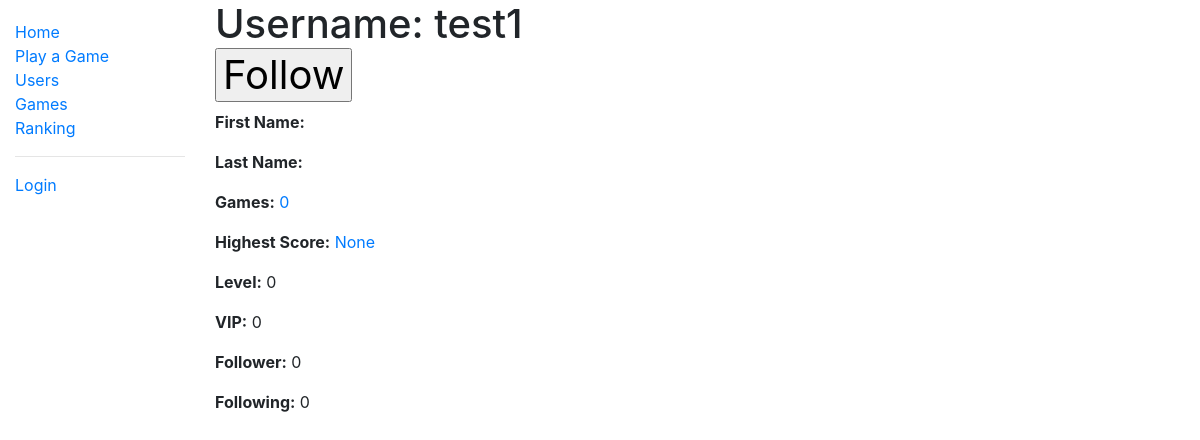
The app's page /two_zero_four_eight/user/1 with its own data.
### two_zero_four_eight/models.py (models this page shows, shortened)
class User(AbstractUser):
    game_played = models.IntegerField(verbose_name='Number of Games Played', default=0)
    highest_score = models.PositiveIntegerField(verbose_name='Highest Score', null=True, blank=True)
    fastest_solve = models.PositiveIntegerField(verbose_name='Fastest Solve', null=True, blank=True)
    experience = models.IntegerField(verbose_name='Experience', default=0)
    money_deposited = models.IntegerField(verbose_name='Money Deposited', default=0)
    num_follower = models.IntegerField(verbose_name='Followers', default=0)
    num_following = models.IntegerField(verbose_name='Followings', default=0)
    class Meta:
        ordering = ['date_joined']
    @property
    def level(self):
        return binary_search(number=self.experience, array=experience_table)
    @property
    def vip_level(self):
        return binary_search(number=self.money_deposited, array=vip_table)

### two_zero_four_eight/views.py (the view)
# urls.py: path('user/<int:pk>', views.UserDetailView.as_view(), name='user-detail'),
class UserDetailView(generic.DetailView):
    model = User
    context_object_name = 'user_detail'

### two_zero_four_eight/models.py (called while the page is built)
def binary_search(array, number):
    hi = len(array)
    lo = 0
    while hi > lo:
        mid = lo + int((hi - lo + 1) / 2)
        if array[mid] <= number:
            lo = mid
        else:
            hi = mid - 1
    return lo

### two_zero_four_eight/templates/two_zero_four_eight/user_detail.html (shortened to what this page needs)
{% extends "base_generic.html" %}
{% block content %}
  <h1>Username: {{ user_detail.username }}
    <form action="{% url 'add-follow' %}" method="post" onsubmit="return confirm('Do you really want to follow {{ user_detail.username }}?')">
      <input type="submit" value="Follow">
    </form>
  </h1>
  <p><strong>First Name:</strong> {{ user_detail.first_name }}</p>
  <p><strong>Last Name:</strong> {{ user_detail.last_name }}</p>
  <p><strong>Games:</strong> <a href = "{% url 'user-game' user_detail.id %}">{{ user_detail.game_played }}</a></p>
  <p><strong>Highest Score:</strong> <a href = ''>{{ user_detail.highest_score }}</a></p>
  <p><strong>Level:</strong> {{ user_detail.level }}</p>
  <p><strong>VIP:</strong> {{ user_detail.vip_level }}</p>
  <p><strong>Follower:</strong> {{ user_detail.num_follower }}</p>
  <p><strong>Following:</strong> {{ user_detail.num_following }}</p>
{% endblock %}

### records on screen
User: username "test1", game_played "0", highest_score "None", level "0", vip_level "0", num_follower "0", num_following "0"
